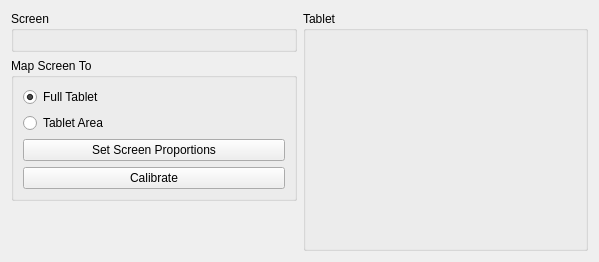
<?xml version="1.0" encoding="UTF-8"?>
<ui version="4.0">
 <class>TabletAreaSelectionWidget</class>
 <widget class="QWidget" name="TabletAreaSelectionWidget">
  <property name="geometry">
   <rect>
    <x>0</x>
    <y>0</y>
    <width>599</width>
    <height>262</height>
   </rect>
  </property>
  <property name="windowTitle">
   <string>Form</string>
  </property>
  <layout class="QHBoxLayout" name="horizontalLayout">
   <item>
    <layout class="QVBoxLayout" name="controlsLayout">
     <item>
      <widget class="QGroupBox" name="screenGroupBox">
       <property name="title">
        <string>Screen</string>
       </property>
       <layout class="QHBoxLayout" name="horizontalLayout_2">
        <item>
         <widget class="Wacom::AreaSelectionWidget" name="screenArea" native="true"/>
        </item>
       </layout>
      </widget>
     </item>
     <item>
      <widget class="QGroupBox" name="controlsGroupBox">
       <property name="title">
        <string>Map Screen To</string>
       </property>
       <layout class="QVBoxLayout" name="verticalLayout_2">
        <item>
         <widget class="QRadioButton" name="fullTabletRadioButton">
          <property name="text">
           <string>Full Tablet</string>
          </property>
          <property name="checked">
           <bool>true</bool>
          </property>
         </widget>
        </item>
        <item>
         <widget class="QRadioButton" name="tabletAreaRadioButton">
          <property name="text">
           <string>Tablet Area</string>
          </property>
         </widget>
        </item>
        <item>
         <widget class="QPushButton" name="forceProportionsButton">
          <property name="text">
           <string>Set Screen Proportions</string>
          </property>
         </widget>
        </item>
        <item>
         <widget class="QPushButton" name="calibrateButton">
          <property name="text">
           <string>Calibrate</string>
          </property>
         </widget>
        </item>
       </layout>
      </widget>
     </item>
     <item>
      <spacer name="controlsFreeSpacer">
       <property name="orientation">
        <enum>Qt::Vertical</enum>
       </property>
       <property name="sizeType">
        <enum>QSizePolicy::Expanding</enum>
       </property>
       <property name="sizeHint" stdset="0">
        <size>
         <width>1</width>
         <height>85</height>
        </size>
       </property>
      </spacer>
     </item>
    </layout>
   </item>
   <item>
    <widget class="QGroupBox" name="tabletGroupBox">
     <property name="title">
      <string>Tablet</string>
     </property>
     <layout class="QHBoxLayout" name="horizontalLayout_3">
      <item>
       <widget class="Wacom::AreaSelectionWidget" name="areaWidget" native="true">
        <property name="sizePolicy">
         <sizepolicy hsizetype="Preferred" vsizetype="Preferred">
          <horstretch>0</horstretch>
          <verstretch>0</verstretch>
         </sizepolicy>
        </property>
       </widget>
      </item>
     </layout>
    </widget>
   </item>
  </layout>
 </widget>
 <customwidgets>
  <customwidget>
   <class>Wacom::AreaSelectionWidget</class>
   <extends>QWidget</extends>
   <header>areaselectionwidget.h</header>
   <container>1</container>
  </customwidget>
 </customwidgets>
 <resources/>
 <connections>
  <connection>
   <sender>calibrateButton</sender>
   <signal>clicked()</signal>
   <receiver>TabletAreaSelectionWidget</receiver>
   <slot>onCalibrateClicked()</slot>
   <hints>
    <hint type="sourcelabel">
     <x>100</x>
     <y>185</y>
    </hint>
    <hint type="destinationlabel">
     <x>199</x>
     <y>149</y>
    </hint>
   </hints>
  </connection>
  <connection>
   <sender>forceProportionsButton</sender>
   <signal>clicked()</signal>
   <receiver>TabletAreaSelectionWidget</receiver>
   <slot>onForceProportionsClicked()</slot>
   <hints>
    <hint type="sourcelabel">
     <x>100</x>
     <y>160</y>
    </hint>
    <hint type="destinationlabel">
     <x>199</x>
     <y>149</y>
    </hint>
   </hints>
  </connection>
  <connection>
   <sender>fullTabletRadioButton</sender>
   <signal>toggled(bool)</signal>
   <receiver>TabletAreaSelectionWidget</receiver>
   <slot>onFullTabletSelected(bool)</slot>
   <hints>
    <hint type="sourcelabel">
     <x>100</x>
     <y>110</y>
    </hint>
    <hint type="destinationlabel">
     <x>199</x>
     <y>149</y>
    </hint>
   </hints>
  </connection>
  <connection>
   <sender>tabletAreaRadioButton</sender>
   <signal>toggled(bool)</signal>
   <receiver>TabletAreaSelectionWidget</receiver>
   <slot>onTabletAreaSelected(bool)</slot>
   <hints>
    <hint type="sourcelabel">
     <x>100</x>
     <y>135</y>
    </hint>
    <hint type="destinationlabel">
     <x>199</x>
     <y>149</y>
    </hint>
   </hints>
  </connection>
 </connections>
 <slots>
  <slot>onCalibrateClicked()</slot>
  <slot>onForceProportionsClicked()</slot>
  <slot>onFullTabletSelected(bool)</slot>
  <slot>onTabletAreaSelected(bool)</slot>
 </slots>
</ui>
